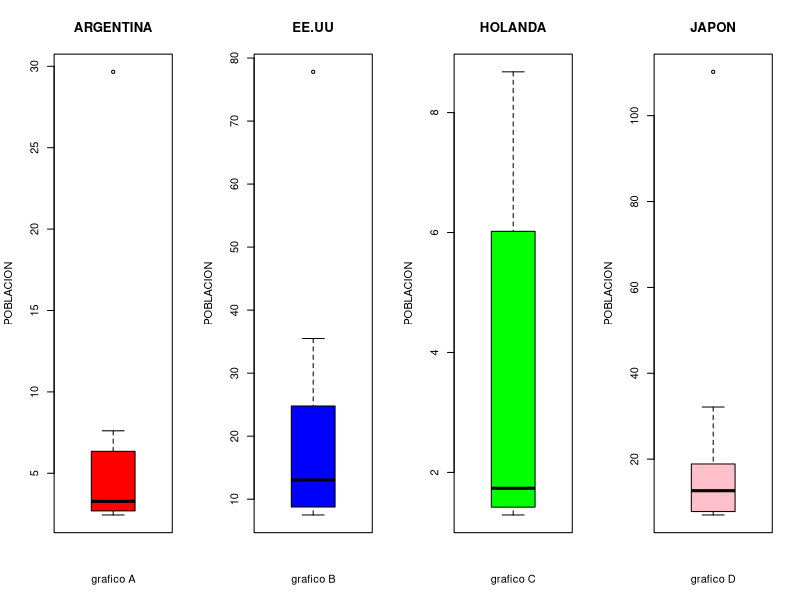
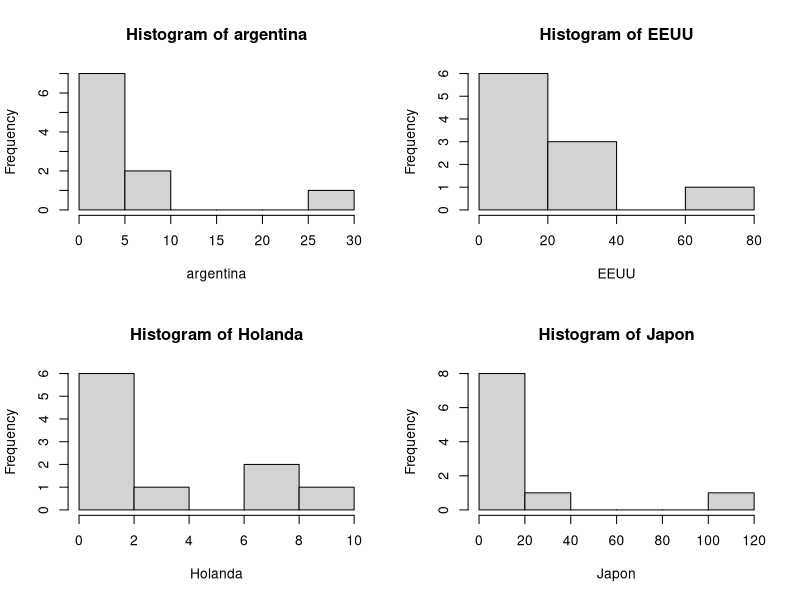
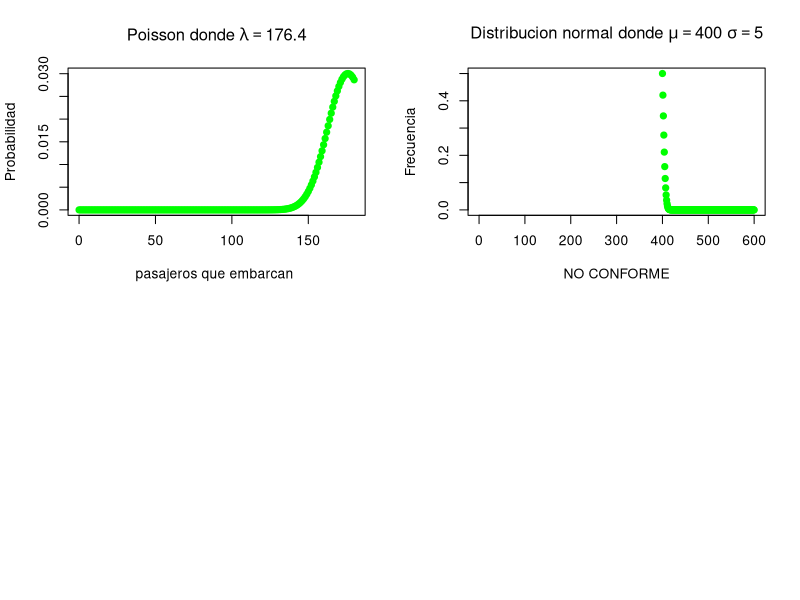

Reproduce these figures in R, in order.
## ---- chunk 1



argentina<-c(29.66,7.61,6.35,4.10,3.80,2.75,2.70,2.69,2.51,2.44)
EEUU<-c(77.81,35.50,24.79,20.02,16.70,9.39,9.38,8.76,7.63,7.50)
Holanda<-c(8.68,7.31,6.02,2.64,1.75,1.72,1.51,1.42,1.31,1.29)
Japon<-c(110.21,32.14,18.88,16.38,13.37,11.92,10.71,7.80,7.70,7.00)



par(mfrow = c(1,4))

boxplot(argentina, main = 'ARGENTINA', col='red', ylab='POBLACION', xlab='grafico A')
boxplot(EEUU,main = 'EE.UU',col='blue',ylab='POBLACION',xlab='grafico B')
boxplot(Holanda ,main = 'HOLANDA',col='green',ylab='POBLACION',ylab='POBLACION',xlab='grafico C')
boxplot(Japon,main = 'JAPON',col='pink',ylab='POBLACION',xlab='grafico D')

par(mfrow = c(2,2))
hist(argentina)
hist(EEUU)
hist(Holanda)
hist(Japon)



## ---- chunk 2

p=0.02
n=180

lambda=n*p
lambda
#lambda 3.6 serian las personas que no se presentan a embarque
#el 98% seria el valor de las personas que se presentan a embarque = 176.4
ppois(181,176.4)
1-sum(dpois (0:181, 176.4))

plot(0:180,dpois(0:180,176.4),main =expression(paste("Poisson donde ",lambda==176.4)),
     xlab= "pasajeros que embarcan ",ylab = "Probabilidad",pch=19,col= "green" )

## ---- chunk 3
sd=5
media=400
#p(x > 415) = 1-p(x <=415)
1-pnorm(415,media,sd)

plot(0:600, 1-pnorm(0:600, mean=400,sd=5)
     ,ylim=c(0,0.5),xlab= "NO CONFORME", ylab="Frecuencia",
     main =expression(paste("Distribucion normal donde ",mu==400," ",sigma==5)),
     pch=19,col= "green" )
